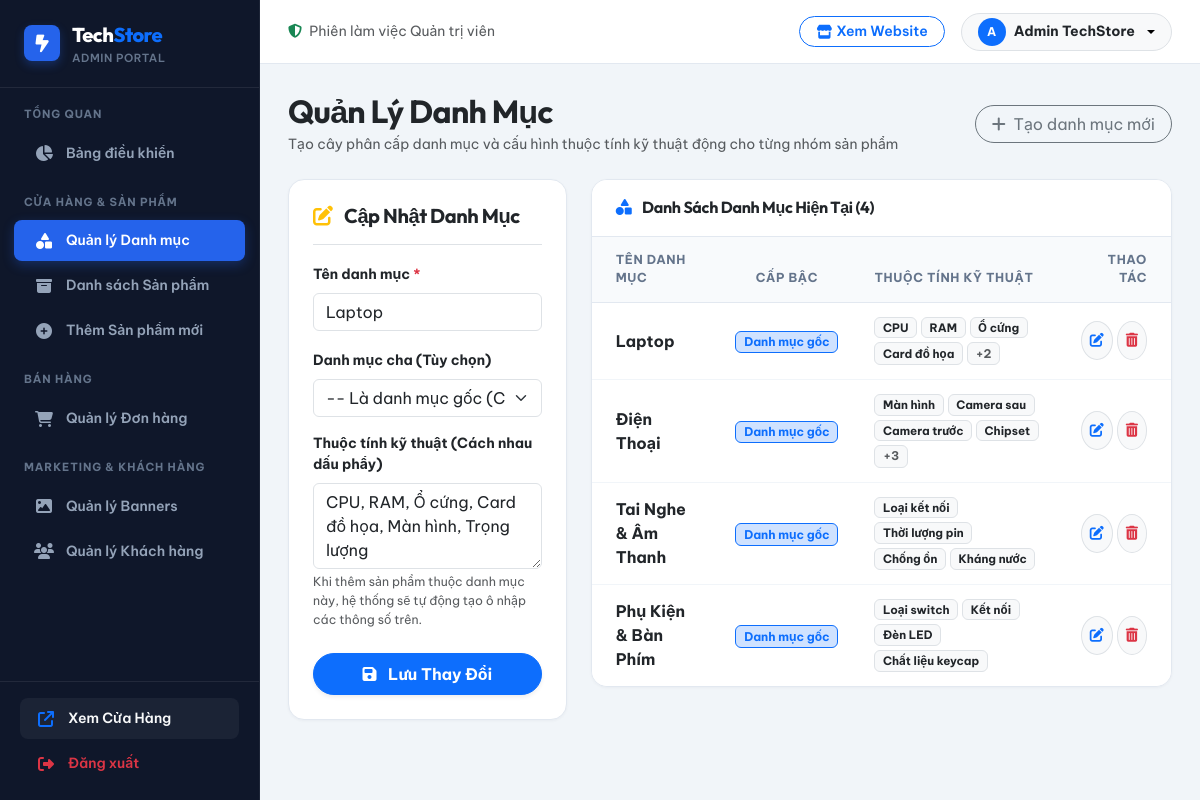
The app's page /admin_categories.php?edit_id=1 (signed in) with its own data.
### tables this page shows
CREATE TABLE IF NOT EXISTS `danh_muc` (
  `id` int(11) NOT NULL AUTO_INCREMENT,
  `ten_danh_muc` varchar(100) NOT NULL,
  `parent_id` int(11) DEFAULT NULL,
  `thuoc_tinh` text DEFAULT NULL,
  PRIMARY KEY (`id`),
  KEY `parent_id` (`parent_id`)
);

### admin_categories.php (the view, shortened to what this page needs)
<?php
include 'admin_header.php';
include 'admin_sidebar.php';
require_once 'db.php';
$is_edit = false;
$edit_data = [];
if (isset($_GET['edit_id'])) {
    $is_edit = true;
    $stmt_edit = $conn->prepare("SELECT * FROM danh_muc WHERE id = ?");
    $stmt_edit->execute([(int)$_GET['edit_id']]);
    $edit_data = $stmt_edit->fetch(PDO::FETCH_ASSOC);
}
$stmt_all = $conn->query("SELECT * FROM danh_muc ORDER BY id ASC");
$tat_ca_danh_muc = $stmt_all->fetchAll(PDO::FETCH_ASSOC);
$sql_list = "SELECT d1.*, d2.ten_danh_muc AS ten_danh_muc_cha
             FROM danh_muc d1 LEFT JOIN danh_muc d2 ON d1.parent_id = d2.id
             ORDER BY d1.parent_id ASC, d1.id ASC";
$categories_list = $conn->query($sql_list)->fetchAll(PDO::FETCH_ASSOC);
?>
<div class="mb-4 d-flex justify-content-between align-items-center flex-wrap gap-2">
    <div>
        <h2 class="fw-extrabold text-dark mb-1 font-heading">Quản Lý Danh Mục</h2>
        <p class="text-muted small mb-0">Tạo cây phân cấp danh mục và cấu hình thuộc tính kỹ thuật động cho từng nhóm sản phẩm</p>
    </div>
    <?php if ($is_edit): ?>
        <a href="admin_categories.php" class="btn btn-outline-secondary rounded-pill px-3">
            <i class="fa-solid fa-plus me-1"></i> Tạo danh mục mới
        </a>
    <?php endif; ?>
</div>
<div class="row g-4">
    <div class="col-lg-5 col-xl-4">
        <div class="admin-card p-4">
            <div class="pb-3 mb-3 border-bottom">
                <h5 class="fw-bold text-dark mb-0 font-heading">
                    <i class="fa-solid <?php echo $is_edit ? 'fa-pen-to-square text-warning' : 'fa-circle-plus text-primary'; ?> me-2"></i>
                    <?php echo $is_edit ? 'Cập Nhật Danh Mục' : 'Thêm Danh Mục Mới'; ?>
                </h5>
            </div>
            <form method="POST" action="admin_categories.php">
                <div class="mb-3">
                    <label class="form-label small fw-bold text-dark">Tên danh mục <span class="text-danger">*</span></label>
                    <input type="text" name="ten_danh_muc" class="form-control" required placeholder="Ví dụ: Laptop, Tai nghe, Chuột..." value="<?php echo $is_edit ? htmlspecialchars($edit_data['ten_danh_muc']) : ''; ?>">
                </div>
                <div class="mb-3">
                    <label class="form-label small fw-bold text-dark">Danh mục cha (Tùy chọn)</label>
                    <select name="parent_id" class="form-select">
                        <option value="">-- Là danh mục gốc (Cấp 1) --</option>
                    </select>
                </div>
                <div class="mb-4">
                    <label class="form-label small fw-bold text-dark">Thuộc tính kỹ thuật (Cách nhau dấu phẩy)</label>
                    <?php
                        $thuoc_tinh_str = '';
                        if ($is_edit && !empty($edit_data['thuoc_tinh'])) {
                            $arr = json_decode($edit_data['thuoc_tinh'], true);
                            if (is_array($arr)) $thuoc_tinh_str = implode(', ', $arr);
                        }
                    ?>
                    <textarea name="thuoc_tinh" class="form-control" rows="3" placeholder="Ví dụ: CPU, RAM, Ổ cứng, Card đồ họa, Màn hình..."><?php echo htmlspecialchars($thuoc_tinh_str); ?></textarea>
                    <small class="text-muted mt-1 d-block" style="font-size: 0.775rem;">Khi thêm sản phẩm thuộc danh mục này, hệ thống sẽ tự động tạo ô nhập các thông số trên.</small>
                </div>
                <button type="submit" class="btn btn-primary w-100 rounded-pill fw-bold py-2 shadow-sm">
                    <i class="fa-solid fa-floppy-disk me-2"></i> <?php echo $is_edit ? 'Lưu Thay Đổi' : 'Thêm Danh Mục'; ?>
                </button>
            </form>
        </div>
    </div>
    <div class="col-lg-7 col-xl-8">
        <div class="admin-card">
            <div class="admin-card-header">
                <h6 class="fw-bold text-dark mb-0 font-heading">
                    <i class="fa-solid fa-shapes text-primary me-2"></i> Danh Sách Danh Mục Hiện Tại (<?php echo count($categories_list); ?>)
                </h6>
            </div>
            <div class="table-responsive">
                <table class="table admin-table align-middle mb-0 text-center">
                    <thead>
                        <tr>
                            <th class="ps-4 text-start">Tên danh mục</th>
                            <th>Cấp bậc</th>
                            <th class="text-start">Thuộc tính kỹ thuật</th>
                            <th class="pe-4 text-end">Thao tác</th>
                        </tr>
                    </thead>
                    <tbody>
                        <?php if (!empty($categories_list)): ?>
                            <?php foreach ($categories_list as $cat):
                                $attrs = !empty($cat['thuoc_tinh']) ? json_decode($cat['thuoc_tinh'], true) : [];
                            ?>
                                <tr>
                                    <td class="ps-4 text-start">
                                        <div class="fw-bold text-dark">
                                            <?php echo htmlspecialchars($cat['ten_danh_muc']); ?>
                                        </div>
                                    </td>
                                    <td>
                                        <?php if ($cat['parent_id']): ?>
                                            <span class="badge bg-light text-muted border small">
                                                Thuộc: <?php echo htmlspecialchars($cat['ten_danh_muc_cha']); ?>
                                            </span>
                                        <?php else: ?>
                                            <span class="badge bg-primary-subtle text-primary border border-primary small fw-bold">
                                                Danh mục gốc
                                            </span>
                                        <?php endif; ?>
                                    </td>
                                    <td class="text-start">
                                        <?php if (!empty($attrs) && is_array($attrs)): ?>
                                            <div class="d-flex flex-wrap gap-1">
                                                <?php foreach (array_slice($attrs, 0, 4) as $att): ?>
                                                    <span class="badge bg-light text-dark border small" style="font-size: 0.725rem;"><?php echo htmlspecialchars($att); ?></span>
                                                <?php endforeach; ?>
                                                <?php if (count($attrs) > 4): ?>
                                                    <span class="badge bg-light text-muted border small">+<?php echo count($attrs) - 4; ?></span>
                                                <?php endif; ?>
                                            </div>
                                        <?php else: ?>
                                            <span class="text-muted small">—</span>
                                        <?php endif; ?>
                                    </td>
                                    <td class="pe-4 text-end">
                                        <div class="d-inline-flex gap-1">
                                            <a href="admin_categories.php?edit_id=<?php echo $cat['id']; ?>" class="btn btn-sm btn-light border rounded-circle p-2 text-primary" title="Sửa danh mục">
                                                <i class="fa-solid fa-pen-to-square"></i>
                                            </a>
                                            <a href="admin_categories.php?action=delete&id=<?php echo $cat['id']; ?>" class="btn btn-sm btn-light border rounded-circle p-2 text-danger" onclick="return confirm('Bạn có chắc chắn muốn xóa danh mục này?');" title="Xóa danh mục">
                                                <i class="fa-solid fa-trash-can"></i>
                                            </a>
                                        </div>
                                    </td>
                                </tr>
                            <?php endforeach; ?>
                        <?php else: ?>
                            <tr>
                                <td colspan="4" class="py-4 text-muted">Chưa có danh mục nào.</td>
                            </tr>
                        <?php endif; ?>
                    </tbody>
                </table>
            </div>
        </div>
    </div>
</div>
<?php include 'admin_footer.php'; ?>

### assets/css/admin.css (style rules this page uses)
:root { --admin-primary: #2563eb; --admin-primary-hover: #1d4ed8; --admin-primary-light: #eff6ff; --admin-sidebar-bg: #0f172a; --admin-sidebar-card: #1e293b; --admin-sidebar-text: #94a3b8; --admin-sidebar-hover: #334155; --admin-body-bg: #f1f5f9; --admin-card-bg: #ffffff; --admin-border: #e2e8f0; --admin-text-main: #0f172a; --admin-text-muted: #64748b; --font-admin-sans: 'Be Vietnam Pro', -apple-system, BlinkMacSystemFont, 'Segoe UI', Roboto, sans-serif; --font-admin-heading: 'Outfit', 'Be Vietnam Pro', sans-serif; }
body { font-family: var(--font-admin-sans); background-color: var(--admin-body-bg); color: var(--admin-text-main); margin: 0; padding: 0; }
h1, h2, h3, h4, h5, h6, .admin-heading { font-family: var(--font-admin-heading); font-weight: 700; letter-spacing: -0.02em; color: var(--admin-text-main); }
.admin-card { background: #ffffff; border: 1px solid var(--admin-border); border-radius: 16px; box-shadow: 0 1px 3px rgba(15, 23, 42, 0.04); overflow: hidden; }
.admin-card-header { padding: 18px 24px; background: #ffffff; border-bottom: 1px solid var(--admin-border); display: flex; align-items: center; justify-content: space-between; }
.admin-table thead th { background: #f8fafc; color: #64748b; font-size: 0.775rem; font-weight: 700; text-transform: uppercase; letter-spacing: 0.05em; padding: 14px 18px; border-bottom: 1px solid var(--admin-border); }
.admin-table tbody td { padding: 14px 18px; vertical-align: middle; border-bottom: 1px solid #f1f5f9; }
.admin-table tbody tr:last-child td { border-bottom: none; }

### records on screen
danh_muc: ten_danh_muc "Laptop", thuoc_tinh "CPU, RAM, Ổ cứng, Card đồ họa, Màn hình, Trọng lượng", shows "Danh mục gốc", thuoc_tinh "CPU", thuoc_tinh "RAM", thuoc_tinh "Ổ cứng", thuoc_tinh "Card đồ họa", count($attrs)-4 "2"
danh_muc: ten_danh_muc "Điện Thoại", shows "Danh mục gốc", thuoc_tinh "Màn hình", thuoc_tinh "Camera sau", thuoc_tinh "Camera trước", thuoc_tinh "Chipset", count($attrs)-4 "3"
danh_muc: ten_danh_muc "Tai Nghe & Âm Thanh", shows "Danh mục gốc", thuoc_tinh "Loại kết nối", thuoc_tinh "Thời lượng pin", thuoc_tinh "Chống ồn", thuoc_tinh "Kháng nước"
danh_muc: ten_danh_muc "Phụ Kiện & Bàn Phím", shows "Danh mục gốc", thuoc_tinh "Loại switch", thuoc_tinh "Kết nối", thuoc_tinh "Đèn LED", thuoc_tinh "Chất liệu keycap"

### other values on screen
mb_strtoupper(mb_substr($admin_name, 0, 1, 'UTF-8'), 'UTF-8') "A"
$admin_name "Admin TechStore"
count($categories_list) "4"
